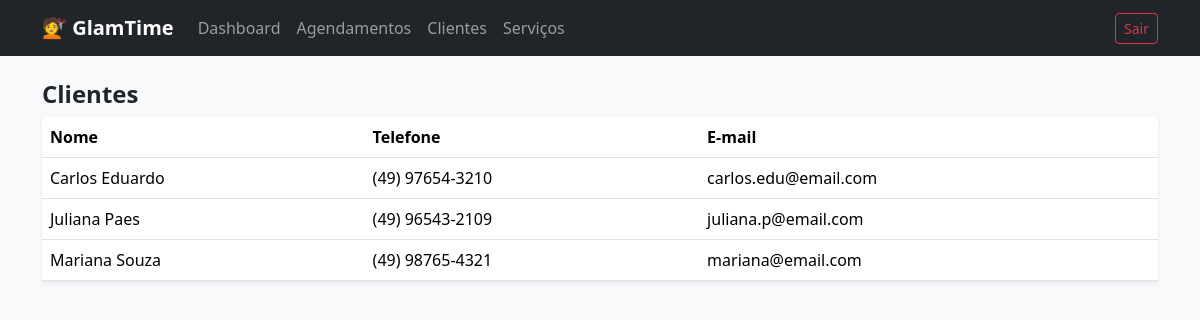
/clientes.php (signed in), run on the app's committed database.
### tables this page shows
CREATE TABLE IF NOT EXISTS clientes (
    id       INT AUTO_INCREMENT PRIMARY KEY,
    nome     VARCHAR(80)  NOT NULL,
    telefone VARCHAR(20)  NULL,
    email    VARCHAR(120) NULL,
    UNIQUE KEY uq_cliente_email (email)
);

### clientes.php (the view, shortened to what this page needs)
<?php
require_once __DIR__ . '/auth_check.php';
$lista = $pdo->query("SELECT id, nome, telefone, email FROM clientes ORDER BY nome")->fetchAll();
?>
<!DOCTYPE html>
<html lang="pt-BR">
<head>
  <link href="https://cdn.jsdelivr.net/npm/bootstrap@5.3.3/dist/css/bootstrap.min.css" rel="stylesheet">
</head>
<body class="bg-light">
  <?php require_once __DIR__ . '/navbar.php'; ?>
  <main class="container">
    <h4 class="fw-bold">Clientes</h4>
    <table class="table table-hover bg-white shadow-sm">
      <thead><tr><th>Nome</th><th>Telefone</th><th>E-mail</th></tr></thead>
      <tbody><?php foreach ($lista as $c): ?><tr>
        <td><?= htmlspecialchars($c['nome']) ?></td><td><?= htmlspecialchars($c['telefone']) ?></td><td><?= htmlspecialchars($c['email']) ?></td>
      </tr><?php endforeach; ?></tbody>
    </table>
  </main>
</body>
</html>

### data on the page
clientes: nome "Carlos Eduardo", telefone "(49) 97654-3210", email "carlos.edu@email.com"
clientes: nome "Juliana Paes", telefone "(49) 96543-2109", email "juliana.p@email.com"
clientes: nome "Mariana Souza", telefone "(49) 98765-4321", email "mariana@email.com"
